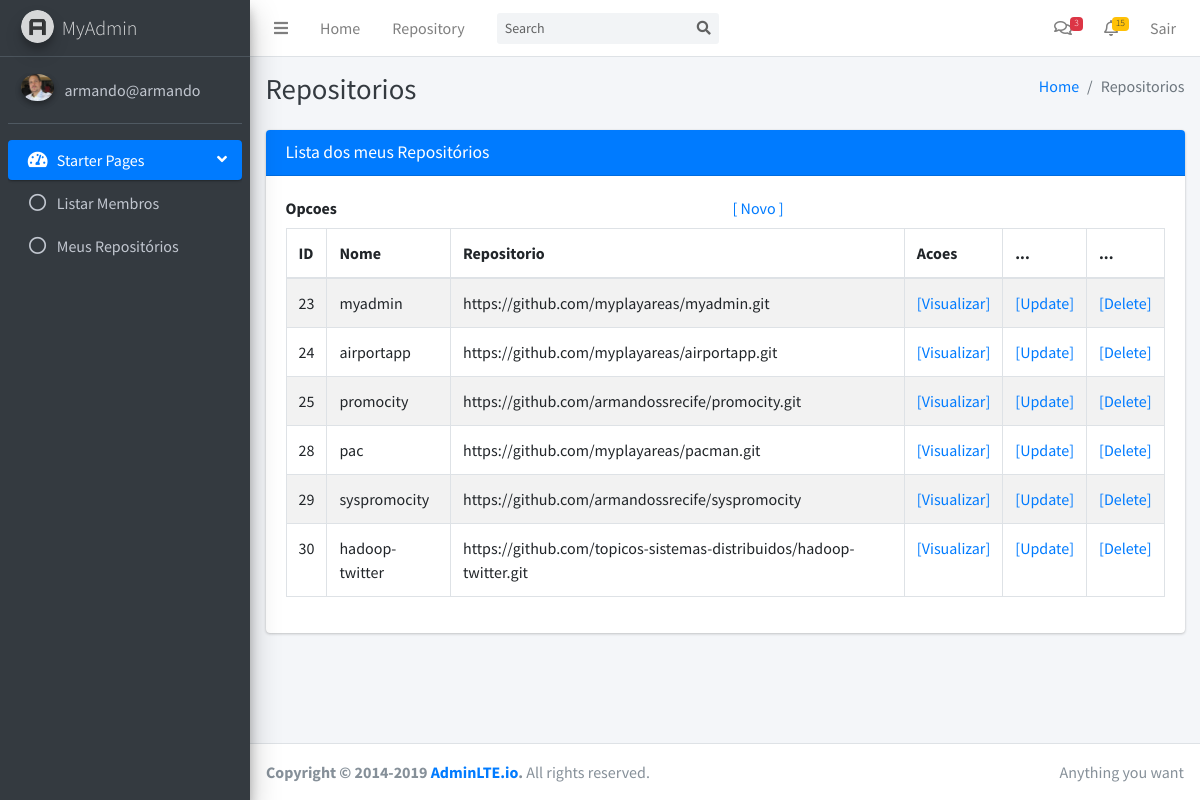
Before: /repositorio/listar (signed in) with the older database file.
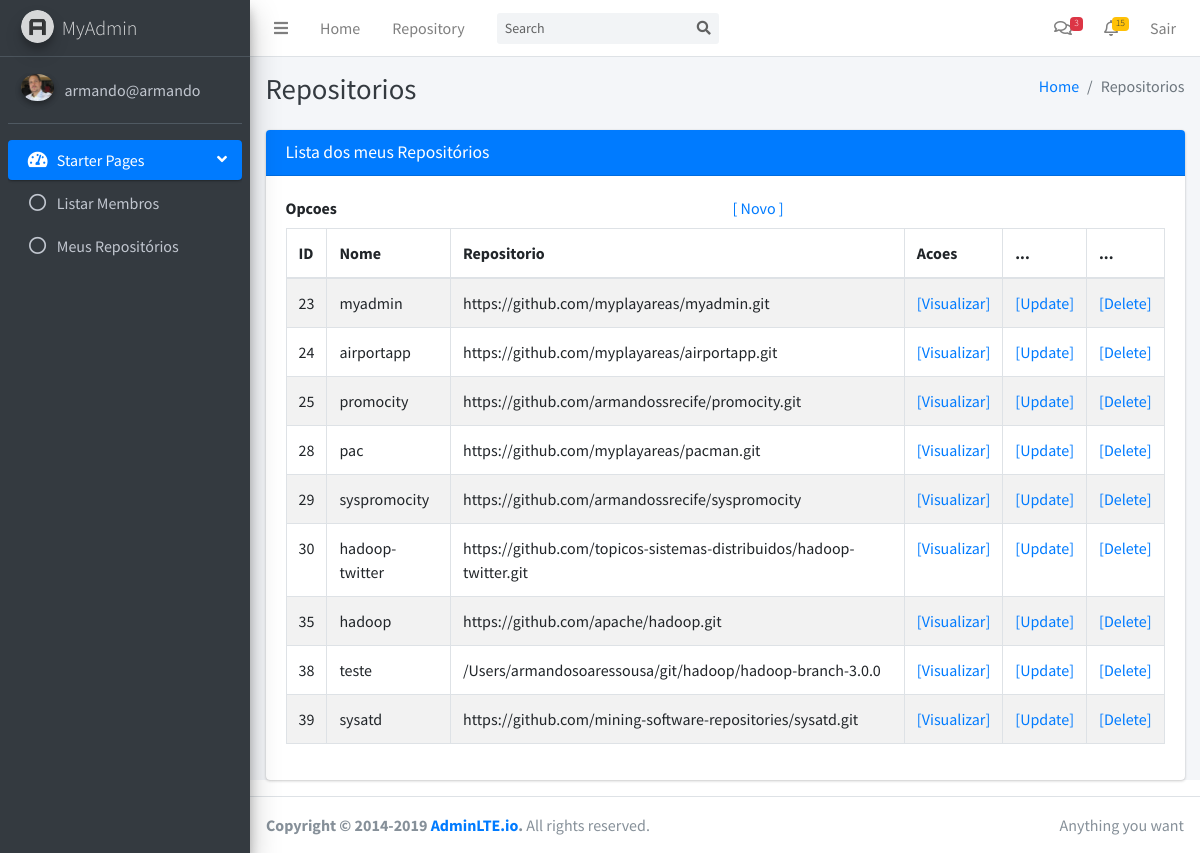
After: the same page with the newer database file.
### tables this page shows
CREATE TABLE user (
  id INTEGER PRIMARY KEY AUTOINCREMENT,
  name TEXT, 
  username TEXT UNIQUE NOT NULL,
  email TEXT UNIQUE NOT NULL,
  password TEXT NOT NULL, 
  image TEXT
);

CREATE TABLE repository (
  id INTEGER PRIMARY KEY AUTOINCREMENT,
  name TEXT NOT NULL, 
  link TEXT NOT NULL,
  user_id INTEGER,
  creation_date timestamp,
  analysis_date timestamp,
  analysed INTEGER
);

### myapp/control/repositorio.py (the view)
@bp.route("/listar")
@login_required
def listar():
    lista_repositorios = lista_repositorios_usuario(g.user["id"])
    return render_template("repositorio/listar.html", usuario = g.user['username'],
            profilePic=g.user['image'], titulo="Repositorios", repositorios=lista_repositorios)

### myapp/config/db.py (called while the page is built)
def get_db():
    if 'db' not in g:
        g.db = sqlite3.connect(
            current_app.config['DATABASE'],
            detect_types=sqlite3.PARSE_DECLTYPES
        )
        g.db.row_factory = sqlite3.Row
    return g.db

### myapp/control/auth.py (called while the page is built)
def login_required(view):
    @functools.wraps(view)
    def wrapped_view(**kwargs):
        if g.user is None:
            return redirect(url_for("auth.login"))
        return view(**kwargs)
    return wrapped_view

@bp.before_app_request
def load_logged_in_user():
    user_id = session.get("user_id")
    if user_id is None:
        g.user = None
    else:
        g.user = ( get_db().execute("SELECT * FROM user WHERE id = ?", (user_id,)).fetchone() )

### myapp/control/repositorio.py (called while the page is built)
def lista_repositorios_usuario(id):
    db = get_db()
    query = "select * from repository where user_id = ?"
    repositorios = db.execute( query , (id,) ).fetchall()
    return repositorios

### myapp/templates/repositorio/listar.html (shortened to what this page needs)
{% extends "base.html" %}
{% block conteudo %}
    <div class="content">
      <section class="content">
        <div class="container-fluid">
          <div class="card card-primary">
              <div class="card-header">
                <h3 class="card-title">Lista dos meus Repositórios</h3>
              </div>
              <div class="card-body">
                <div id="example1_wrapper" class="dataTables_wrapper dt-bootstrap4">
                    <div class="row">
                    <div class="col-sm-12">
                      <div class="row">
                        <div class="col-sm-6">
                          <div id="Opcoes">
                            <label>Opcoes</label>
                          </div>
                        </div>
                        <div class="col-sm-6">
                          <div id="Acoes">
                            <a href="{{ url_for('repositorio.criar')}}">[ Novo ]</a>
                          </div>
                        </div>
                      </div>
                      <table id="example1" class="table table-bordered table-striped dataTable dtr-inline" role="grid" aria-describedby="example1_info">
                        <thead>
                          <tr role="row">
                            <th class="sorting_asc" tabindex="0" aria-controls="example1" rowspan="1" colspan="1" aria-label="Id: activate to sort column descending" aria-sort="ascending">ID</th>
                            <th class="sorting" tabindex="0" aria-controls="example1" rowspan="1" colspan="1" aria-label="Nome: activate to sort column ascending">Nome</th>
                            <th class="sorting" tabindex="0" aria-controls="example1" rowspan="1" colspan="1" aria-label="Repositorio: activate to sort column ascending">Repositorio</th>
                            <th class="sorting" tabindex="0" aria-controls="example1" rowspan="1" colspan="1" aria-label="Acoes: activate to sort column ascending">Acoes</th>
                            <th class="sorting" tabindex="0" aria-controls="example1" rowspan="1" colspan="1" aria-label="Acoes: activate to sort column ascending">...</th>
                            <th class="sorting" tabindex="0" aria-controls="example1" rowspan="1" colspan="1" aria-label="Acoes: activate to sort column ascending">...</th>
                          </tr>
                        </thead>
                        <tbody>
                          {% for item in repositorios %}
                          <tr role="row" class="even">
                            <td tabindex="0" class="sorting_1">{{ item["id"] }}</td>
                            <td>{{ item["name"] }}</td>
                            <td>{{ item["link"] }}</td>
                            <td><a href="{{ url_for('repositorio.visualizar', id=item["id"]) }}">[Visualizar]</a>
                            <td><a href="{{ url_for('repositorio.update', id=item["id"]) }}">[Update]</a>
                            <td><a href="{{ url_for('repositorio.delete', id=item["id"]) }}">[Delete]</a>
                          </tr>
                          {% endfor%}
                        </tbody>
                    </table>
                  </div>
                  </div>
                </div>
              </div>
          </div>
        </div>
      </section>
    </div>
{% endblock %}

### myapp/templates/base.html (shortened to what this page needs)
<!DOCTYPE html>
<html lang="en">
<head>
  <link rel="stylesheet" href="/static/plugins/fontawesome-free/css/all.min.css">
  <link rel="stylesheet" href="/static/dist/css/adminlte.min.css">
</head>
<body class="hold-transition sidebar-mini">
<div class="wrapper">
  <nav class="main-header navbar navbar-expand navbar-white navbar-light">
    <ul class="navbar-nav">
      <li class="nav-item">
        <a class="nav-link" data-widget="pushmenu" href="#" role="button"><i class="fas fa-bars"></i></a>
      </li>
      <li class="nav-item d-none d-sm-inline-block">
        <a href="/" class="nav-link">Home</a>
      </li>
      <li class="nav-item d-none d-sm-inline-block">
        <a href="#" class="nav-link">Repository</a>
      </li>
    </ul>
    <form class="form-inline ml-3">
      <div class="input-group input-group-sm">
        <input class="form-control form-control-navbar" type="search" placeholder="Search" aria-label="Search">
        <div class="input-group-append">
          <button class="btn btn-navbar" type="submit">
            <i class="fas fa-search"></i>
          </button>
        </div>
      </div>
    </form>
    <ul class="navbar-nav ml-auto">
      <li class="nav-item dropdown">
        <a class="nav-link" data-toggle="dropdown" href="#">
          <i class="far fa-comments"></i>
          <span class="badge badge-danger navbar-badge">3</span>
        </a>
      </li>
      <li class="nav-item dropdown">
        <a class="nav-link" data-toggle="dropdown" href="#">
          <i class="far fa-bell"></i>
          <span class="badge badge-warning navbar-badge">15</span>
        </a>
      </li>
      <li class="nav-item">
        <a class="nav-link"href="{{ url_for('auth.logout') }}">
          Sair
        </a>
      </li>
    </ul>
  </nav>
  <aside class="main-sidebar sidebar-dark-primary elevation-4">
    <a href="/" class="brand-link">
      <img src="/static/dist/img/AdminLTELogo.png" alt="AdminLTE Logo" class="brand-image img-circle elevation-3"
           style="opacity: .8">
      <span class="brand-text font-weight-light">MyAdmin</span>
    </a>
    <div class="sidebar">
      <div class="user-panel mt-3 pb-3 mb-3 d-flex">
        <div class="image">
          <img src="{{ url_for('static', filename='uploads/' + profilePic) }}" class="img-circle elevation-2" alt="User Image">
        </div>
        <div class="info">
          <a href="{{ url_for('dashboard.profile') }}" class="d-block">{{usuario}}</a>
        </div>
      </div>
      <nav class="mt-2">
        <ul class="nav nav-pills nav-sidebar flex-column" data-widget="treeview" role="menu" data-accordion="false">
          <li class="nav-item has-treeview menu-open">
            <a href="#" class="nav-link active">
              <i class="nav-icon fas fa-tachometer-alt"></i>
              <p>
                Starter Pages
                <i class="right fas fa-angle-left"></i>
              </p>
            </a>
            <ul class="nav nav-treeview">
              <li class="nav-item">
                <a href="{{ url_for('usuario.listar') }}" class="nav-link">
                  <i class="far fa-circle nav-icon"></i>
                  <p>Listar Membros</p>
                </a>
              </li>
              <li class="nav-item">
                <a href="{{ url_for('repositorio.listar') }}" class="nav-link">
                  <i class="far fa-circle nav-icon"></i>
                  <p>Meus Repositórios</p>
                </a>
              </li>
            </ul>
          </li>
        </ul>
      </nav>
    </div>
  </aside>
  <div class="content-wrapper">
    <div class="content-header">
      <div class="container-fluid">
        <div class="row mb-2">
          <div class="col-sm-6">
            <h1 class="m-0 text-dark">{{ titulo }}</h1>
          </div>
          <div class="col-sm-6">
            <ol class="breadcrumb float-sm-right">
              <li class="breadcrumb-item"><a href="#">Home</a></li>
              <li class="breadcrumb-item active">{{ titulo }}</li>
            </ol>
          </div>
        </div>
      </div>
    </div>
    <div class="content">
    {% block conteudo %}{% endblock %}
    </div>
  </div>
  <footer class="main-footer">
    <div class="float-right d-none d-sm-inline">
      Anything you want
    </div>
    <strong>Copyright &copy; 2014-2019 <a href="https://adminlte.io">AdminLTE.io</a>.</strong> All rights reserved.
  </footer>
</div>
</body>
</html>

Changed rows visible on the page:
added repository: id "35", name "hadoop", link "https://github.com/apache/hadoop.git"
added repository: id "38", name "teste", link "/Users/armandosoaressousa/git/hadoop/hadoop-branch-3.0.0"
added repository: id "39", name "sysatd", link "https://github.com/mining-software-repositories/sysatd.git"
